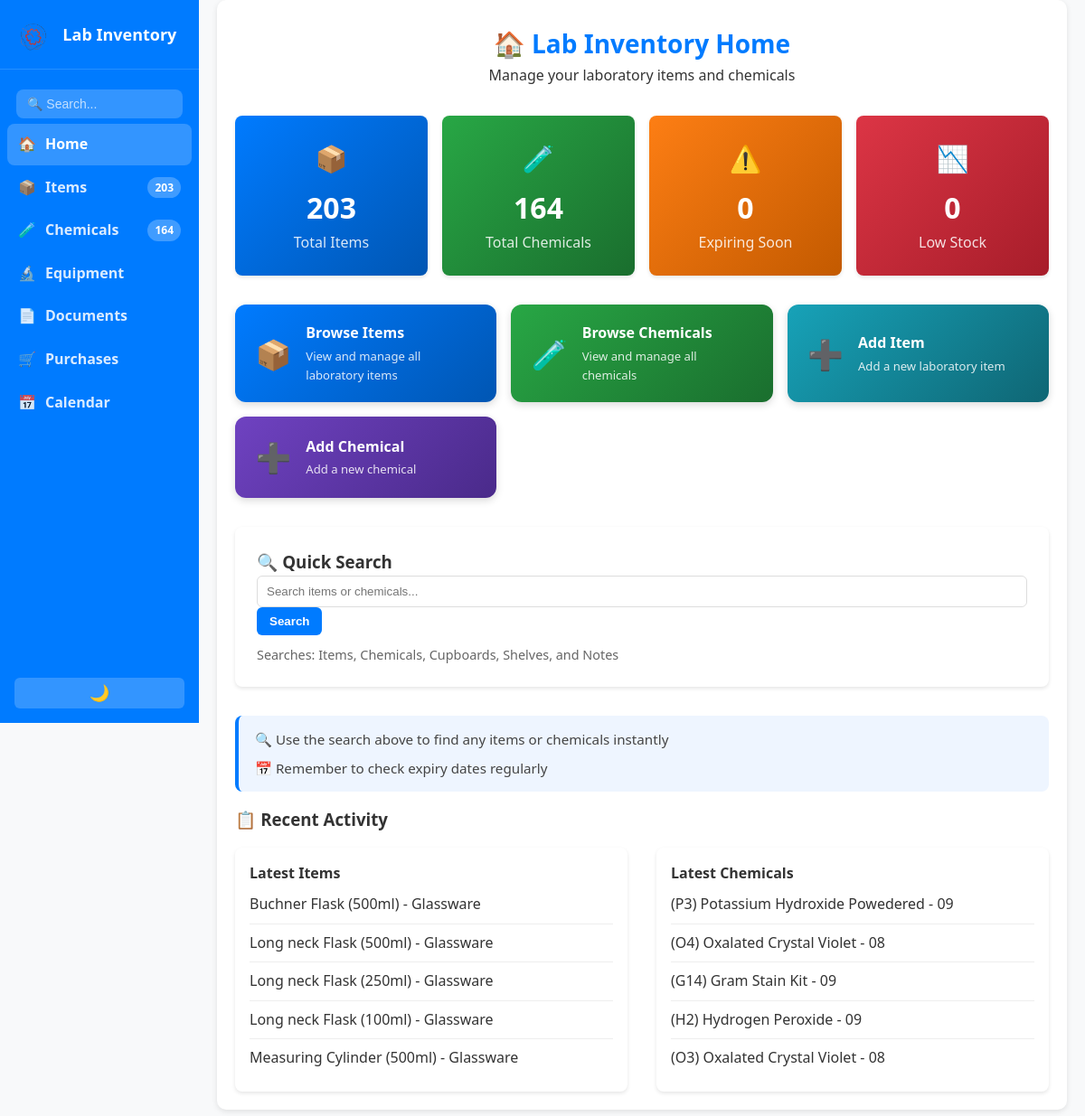
The page /home on the database its author committed.
### app.py (models this page shows, shortened)
class Item(db.Model):
    id = db.Column(db.Integer, primary_key=True)
    name = db.Column(db.String(100), nullable=False)
    quantity = db.Column(db.Integer, nullable=False)
    cupboard = db.Column(db.String(50), nullable=False)
    shelf = db.Column(db.String(50))
    box = db.Column(db.String(50))
    expiry_date = db.Column(db.String(20))
    notes = db.Column(db.String(200))

class Chemical(db.Model):
    id = db.Column(db.Integer, primary_key=True)
    name = db.Column(db.String(120), nullable=False)
    category = db.Column(db.String(100))
    cupboard = db.Column(db.String(50), nullable=False)
    shelf = db.Column(db.String(50))
    box = db.Column(db.String(50))
    quantity = db.Column(db.Integer, nullable=False, default=0)
    volume = db.Column(db.String(50))
    expiry_date = db.Column(db.String(20))
    safety_notes = db.Column(db.String(500))

### app.py (the view)
@app.route('/home')
def home():
    total_items = Item.query.count()
    total_chemicals = Chemical.query.count()
    recent_items = Item.query.order_by(Item.id.desc()).limit(5).all()
    recent_chemicals = Chemical.query.order_by(Chemical.id.desc()).limit(5).all()
    expiring_soon = 0
    low_stock = 0
    return render_template('home.html', total_items=total_items, total_chemicals=total_chemicals,
                           expiring_soon=expiring_soon, low_stock=low_stock,
                           recent_items=recent_items, recent_chemicals=recent_chemicals)

### app.py (called while the page is built)
@app.context_processor
def inject_counts():
    try:
        item_count = Item.query.count()
        chem_count = Chemical.query.count()
    except:
        item_count = 0
        chem_count = 0
    return dict(item_count=item_count, chem_count=chem_count)

### templates/home.html
{% extends "base.html" %}
{% block content %}
<div class="page-header">
    <h1 class="page-title">🏠 Lab Inventory Home</h1>
    <p class="page-subtitle">Manage your laboratory items and chemicals</p>
</div>
<div class="stats-grid">
    <div class="stat-card stat-blue">
    <div class="stat-icon">📦</div>
    <h3>{{ total_items }}</h3>
    <p>Total Items</p>
</div>
<div class="stat-card stat-green">
    <div class="stat-icon">🧪</div>
    <h3>{{ total_chemicals }}</h3>
    <p>Total Chemicals</p>
</div>
    <div class="stat-card stat-orange">
        <div class="stat-icon">⚠️</div>
        <h3>{{ expiring_soon }}</h3>
        <p>Expiring Soon</p>
    </div>
    <div class="stat-card stat-red">
        <div class="stat-icon">📉</div>
        <h3>{{ low_stock }}</h3>
        <p>Low Stock</p>
    </div>
</div>
<div class="actions-grid">
    <a href="{{ url_for('index') }}" class="action-card action-blue">
        <div class="action-icon">📦</div>
        <div class="action-text">
            <h3>Browse Items</h3>
            <p>View and manage all laboratory items</p>
        </div>
    </a>
    <a href="{{ url_for('chemicals') }}" class="action-card action-green">
        <div class="action-icon">🧪</div>
        <div class="action-text">
            <h3>Browse Chemicals</h3>
            <p>View and manage all chemicals</p>
        </div>
    </a>
    <a href="{{ url_for('add_item') }}" class="action-card action-teal">
        <div class="action-icon">➕</div>
        <div class="action-text">
            <h3>Add Item</h3>
            <p>Add a new laboratory item</p>
        </div>
    </a>
    <a href="{{ url_for('add_chemical') }}" class="action-card action-purple">
        <div class="action-icon">➕</div>
        <div class="action-text">
            <h3>Add Chemical</h3>
            <p>Add a new chemical</p>
        </div>
    </a>
</div>
<div class="search-section">
    <h3>🔍 Quick Search</h3>
    <form method="GET" action="{{ url_for('global_search') }}">
        <input type="text" name="q" placeholder="Search items or chemicals..." value="{{ request.args.get('q', '') }}">
        <button type="submit">Search</button>
    </form>
    <p style="font-size: 0.9em; color: #666; margin-top: 10px;">
        Searches: Items, Chemicals, Cupboards, Shelves, and Notes
    </p>
</div>
<div class="summary-bar">
    <div class="summary-item">
        🔍 Use the search above to find any items or chemicals instantly
    </div>
    <div class="summary-item">
        📅 Remember to check expiry dates regularly
    </div>
</div>
<div class="recent-activity">
    <h3>📋 Recent Activity</h3>
    <div class="recent-grid">
        <div class="recent-section">
            <h4>Latest Items</h4>
            {% if recent_items %}
                {% for item in recent_items %}
                <div class="recent-item">{{ item.name }} - {{ item.cupboard }}</div>
                {% endfor %}
            {% else %}
                <div class="recent-item" style="color: #999;">No items yet</div>
            {% endif %}
        </div>
        <div class="recent-section">
            <h4>Latest Chemicals</h4>
            {% if recent_chemicals %}
                {% for chem in recent_chemicals %}
                <div class="recent-item">{{ chem.name }} - {{ chem.cupboard }}</div>
                {% endfor %}
            {% else %}
                <div class="recent-item" style="color: #999;">No chemicals yet</div>
            {% endif %}
        </div>
    </div>
</div>
{% endblock %}

### templates/base.html (shortened to what this page needs)
<!DOCTYPE html>
<html lang="en">
<head>
    <link rel="stylesheet" href="{{ url_for('static', filename='style.css') }}">
</head>
<body>
<aside class="sidebar" id="sidebar">
    <div class="sidebar-header">
        <div style="display:flex; align-items:center; gap:10px;">
            <img src="{{ url_for('static', filename='logo.png') }}" alt="Logo">
            <span class="sidebar-title">Lab Inventory</span>
        </div>
    </div>
    <nav class="sidebar-nav">
        <div class="sidebar-search">
            <form method="GET" action="{{ url_for('global_search') }}">
                <input type="text" name="q" placeholder="🔍 Search..." class="sidebar-search-input">
            </form>
        </div>
        <a href="{{ url_for('home') }}" class="{% if request.endpoint == 'home' %}active{% endif %}">
            🏠 <span>Home</span>
        </a>
        <a href="{{ url_for('index') }}" class="{% if request.endpoint == 'index' %}active{% endif %}">
            📦 <span>Items</span>
            <span class="badge">{{ item_count }}</span>
        </a>
        <a href="{{ url_for('chemicals') }}" class="{% if request.endpoint == 'chemicals' %}active{% endif %}">
            🧪 <span>Chemicals</span>
            <span class="badge">{{ chem_count }}</span>
        </a>
        <a href="{{ url_for('equipment') }}" class="{% if request.endpoint == 'equipment' %}active{% endif %}">
    🔬 <span>Equipment</span>
        </a>
        <a href="{{ url_for('documents') }}" class="{% if request.endpoint == 'documents' %}active{% endif %}">
            📄 <span>Documents</span>
        </a>
<a href="{{ url_for('purchases') }}" class="{% if request.endpoint == 'purchases' %}active{% endif %}">
    🛒 <span>Purchases</span>
</a>
<a href="{{ url_for('calendar_view') }}" class="{% if request.endpoint == 'calendar_view' %}active{% endif %}">
    📅 <span>Calendar</span>
</a>
    </nav>
    <button class="darkmode-toggle sidebar-dark" onclick="toggleDark()" title="Toggle dark mode">🌙</button>
</aside>
<div class="main-wrapper">
    <main class="container">
        {% block content %}{% endblock %}
    </main>
</div>
</body>
</html>

### rows shown on the page
Item: name "Buchner Flask (500ml)", cupboard "Glassware"
Item: name "Long neck Flask (500ml)", cupboard "Glassware"
Item: name "Long neck Flask (250ml)", cupboard "Glassware"
Item: name "Long neck Flask (100ml)", cupboard "Glassware"
Item: name "Measuring Cylinder (500ml)", cupboard "Glassware"
Chemical: name "(P3) Potassium Hydroxide Powedered", cupboard "09"
Chemical: name "(O4) Oxalated Crystal Violet", cupboard "08"
Chemical: name "(G14) Gram Stain Kit", cupboard "09"
Chemical: name "(H2) Hydrogen Peroxide", cupboard "09"
Chemical: name "(O3) Oxalated Crystal Violet", cupboard "08"

### other values the page prints
{{ item_count }} "203"
{{ chem_count }} "164"
{{ total_items }} "203"
{{ total_chemicals }} "164"
{{ expiring_soon }} "0"
{{ low_stock }} "0"
